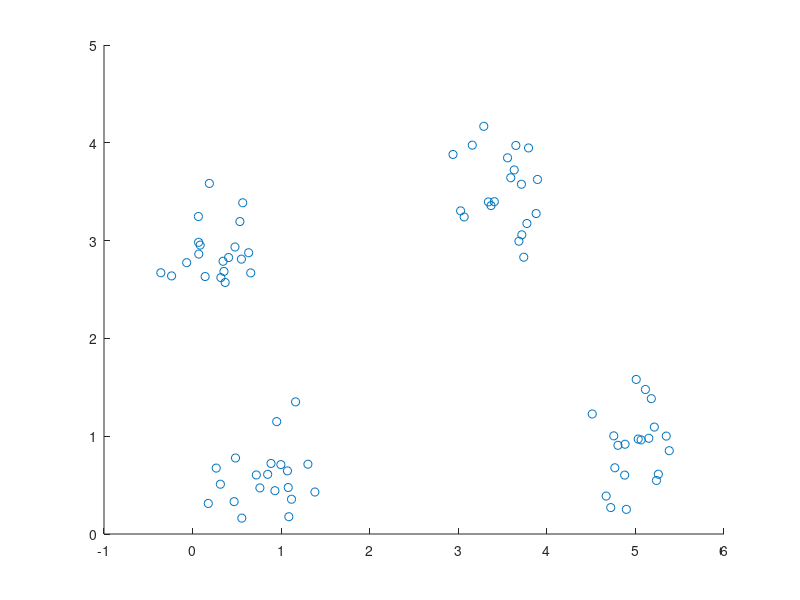
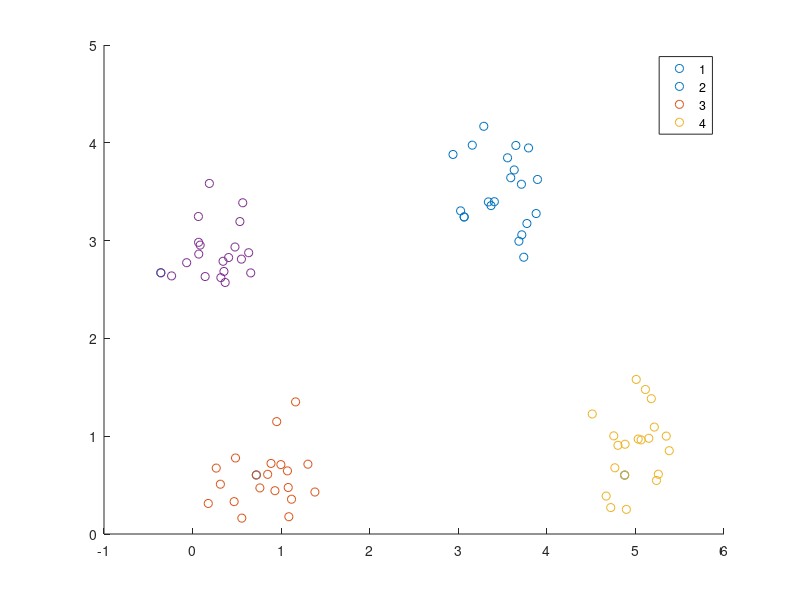

MATLAB code for these plots, in order:
clear all;
close all;
X = load('data3.txt');
scatter(X(:,1),X(:,2));

size = length(X);
hold on;
m = 4; 
W = X(1:m,:);
figure;
scatter(W(:,1),W(:,2))
U = zeros(size,2);
F = 500;
e = 0.0001;
h = 0.1;
k = 1;
k_max = 10;

while k <= k_max
  
  Rtchk = X(randi(size),:); 
  d = zeros(m,1);
  for j= 1:m
    d(j) = pdist([W(j,:); Rtchk],'euclidean');
  end
  place = find(d==min(d));
 
  W(place, :) =W(place, :)+ h*(Rtchk(1,:)-W(place,:));
  k = k+1;
end

for i = 1:size
    d = zeros(m,1);
    for j= 1:m
      d(j) = pdist([W(j,:);X(i,:)],'euclidean');
    end
    U(i,2)= min(d);
    U(i,1) = find(d==U(i,2));
end
hold on
gscatter(X(:,1),X(:,2), U(:,1));
